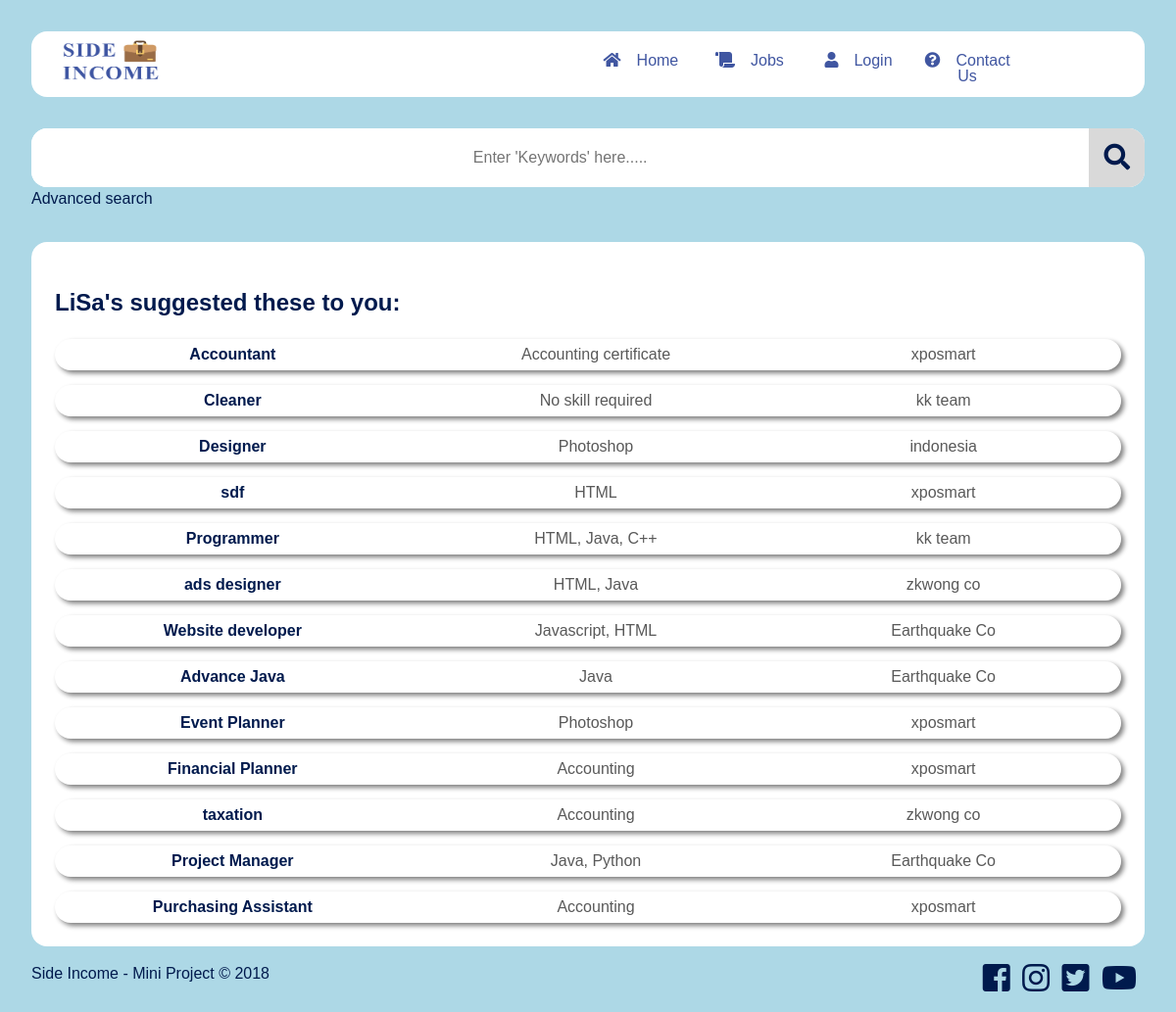
/searchJobs/, run on the app's committed database.
### JobPostingWebsite/models.py (models this page shows, shortened)
class Jobs(models.Model):
    name = models.CharField(max_length=250, null=True)
    job_type = models.ForeignKey(JobType, on_delete=models.CASCADE, null=True)
    skill_required = models.CharField(max_length=2500, null=True)
    desc = models.CharField(max_length=2500, null=True)
    salary = models.FloatField(default=0, null=True)
    accessed_count = models.IntegerField(default=0, null=True)
    company = models.ForeignKey(Company, on_delete=models.CASCADE, null=True)
    start_time = models.TimeField(null=True)
    end_time = models.TimeField(null=True)
    expired_date = models.DateField(null=True)
    is_approved = models.BooleanField(default=False)
    is_declined = models.BooleanField(default=False)
    is_expired = models.BooleanField(default=False)

class Company(models.Model):
    email = models.CharField(max_length=250, null=True)
    username = models.CharField(max_length=250, null=True)
    company_reg = models.CharField(max_length=250, null=True)
    company_type = models.ForeignKey(JobCategory, on_delete=models.CASCADE, null=True)
    contact = models.CharField(max_length=250, null=True)
    town = models.CharField(max_length=250, null=True)
    state = models.CharField(max_length=250, null=True)
    country = models.CharField(max_length=250, null=True)
    password = models.CharField(max_length=250, null=True)
    spoken_lang = models.CharField(max_length=250, null=True)
    website = models.CharField(max_length=250, null=True)
    img = models.ImageField(upload_to="profile_image", blank=True, null=True)
    user_type = models.CharField(max_length=10, default="Company", null=True)
    desc = models.CharField(max_length=1000, null=True)

### JobPostingWebsite/views.py (the view)
# urls.py: path('searchJobs/', views.search_jobs),
def search_jobs(req):
    if SESSION_KEY_USERID in req.session:
        return render(req, "searchJobs.html", {
        "jobs":get_relevant_job(req.session[SESSION_KEY_USERID]),
        "job_types":JobType.objects.all()
        })
    else:
        return render(req, "searchJobs.html", {
        "jobs":Jobs.objects.filter(is_approved=True, is_expired=False),
        "job_types":JobType.objects.all()
        })

### JobPostingWebsite/templates/searchJobs.html (shortened to what this page needs)
{%extends "base.html"%}
{%block content%}
<section class="card rounded-box container search-bar ">
    <form action="/searchJobByKeyword/" method="POST">
        <input type="text" required autofocus placeholder="Enter 'Keywords' here....." name="search_keyword">
        <button type="submit"><i class="fas fa-search fa-2x"></i></button>
    </form>
</section>
<a href="#" id="advSearch">Advanced search</a>
{%if searched_list == True%}
<section class="jobs-offered card rounded-box container">
    <h1>Search Result:</h1>
    {%include "jobsList.html"%}
</section>
{%else%}
<section class="jobs-offered card rounded-box container">
    <h1>LiSa's suggested these to you:</h1>
    {%include "jobsList.html"%}
</section>
{%endif%}
{%load static%}
{%endblock%}

### JobPostingWebsite/templates/jobsList.html
{%for e in jobs%}
{%if e.is_expired == False and e.is_approved == True%}
<a href="/getJob/{{e.id}}/" class="jobs-list rounded-box">
    <p id="jobs-title">{{e.name}}</p>
    <p id="jobs-requirement" class="truncate">{{e.skill_required}}</p>
    <p id="jobs-company">{{e.company.username}}</p>
</a>
{%endif%}
{%endfor%}

### JobPostingWebsite/static/css/style.css (style rules this page uses)
:root { --dark: #001a4d; --light: #d9d9d9; --dark-grey: #595959; --shadow: 3px 3px 5px gray; }
body { margin: 0; padding: 2em; background: lightblue; font-family: Arial, Helvetica, sans-serif; line-height: 1.5; color: var(--dark); }
.rounded-box { border-radius: 1em; }
.card { background: white; }
.container { padding: 1.5em; margin-top: 2em; overflow: hidden; }
a { line-height: 1; text-decoration: none; text-align: center; color: var(--dark); }
input { border-radius: 0.5em; border: 0.1em solid var(--dark); color: var(--dark); text-align: center; width: 50%; height: 30px; }
form { text-align: center; }
p, h1 { word-wrap: break-word; }
.truncate { width: 100%; white-space: nowrap; overflow: hidden; text-overflow: ellipsis; }
.search-bar { padding: 0; }
.search-bar form { display: flex; }
.search-bar input, .search-bar button { border: none; padding: 15px; }
.search-bar input { font-size: 1em; flex: 1; border-top-right-radius: 0; border-bottom-right-radius: 0; padding-left: 15px; }
.search-bar button { color: var(--dark); background: var(--light); transition: color 0.2s, background 0.2s; }
.jobs-list { background: white; box-shadow: var(--shadow); overflow: hidden; display: grid; grid-template-columns: 1fr 1fr 1fr; transition: background 0.3s, color 0.3s; margin-top: 15px; }
.jobs-list a, .jobs-list p { padding: 0; margin: 0.5em; text-align: center; }
#jobs-title { font-weight: bolder; }
#jobs-requirement, #jobs-company { color: var(--dark-grey); }

### data on the page
Jobs: name "Accountant", skill_required "Accounting certificate", company.username "xposmart"
Jobs: name "Cleaner", skill_required "No skill required", company.username "kk team"
Jobs: name "Designer", skill_required "Photoshop", company.username "indonesia"
Jobs: name "sdf", skill_required "HTML", company.username "xposmart"
Jobs: name "Programmer", skill_required "HTML, Java, C++", company.username "kk team"
Jobs: name "ads designer", skill_required "HTML, Java", company.username "zkwong co"
Jobs: name "Website developer", skill_required "Javascript, HTML", company.username "Earthquake Co"
Jobs: name "Advance Java", skill_required "Java", company.username "Earthquake Co"
Jobs: name "Event Planner", skill_required "Photoshop", company.username "xposmart"
Jobs: name "Financial Planner", skill_required "Accounting", company.username "xposmart"
Jobs: name "taxation", skill_required "Accounting", company.username "zkwong co"
Jobs: name "Project Manager", skill_required "Java, Python", company.username "Earthquake Co"
Jobs: name "Purchasing Assistant", skill_required "Accounting", company.username "xposmart"
